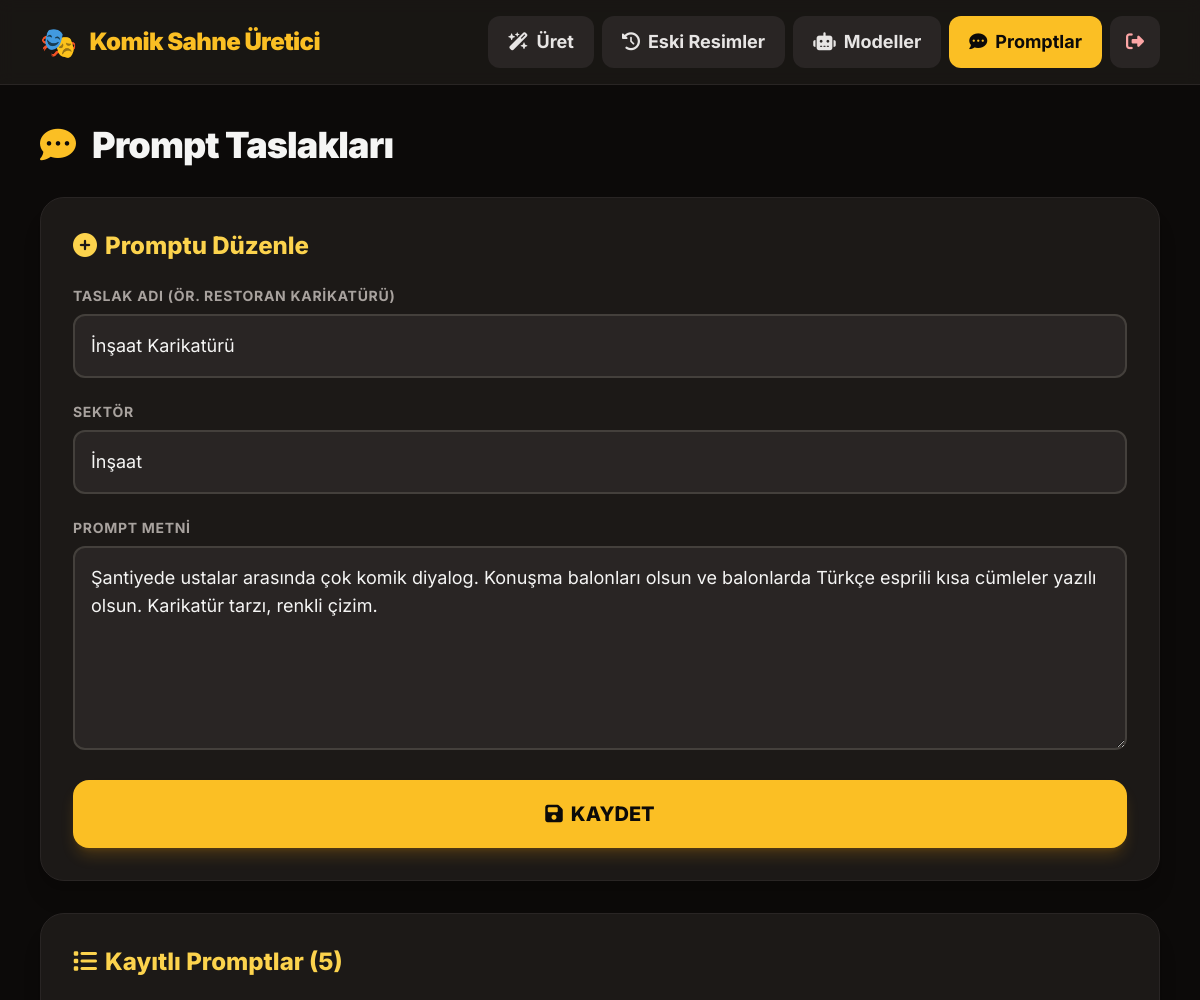
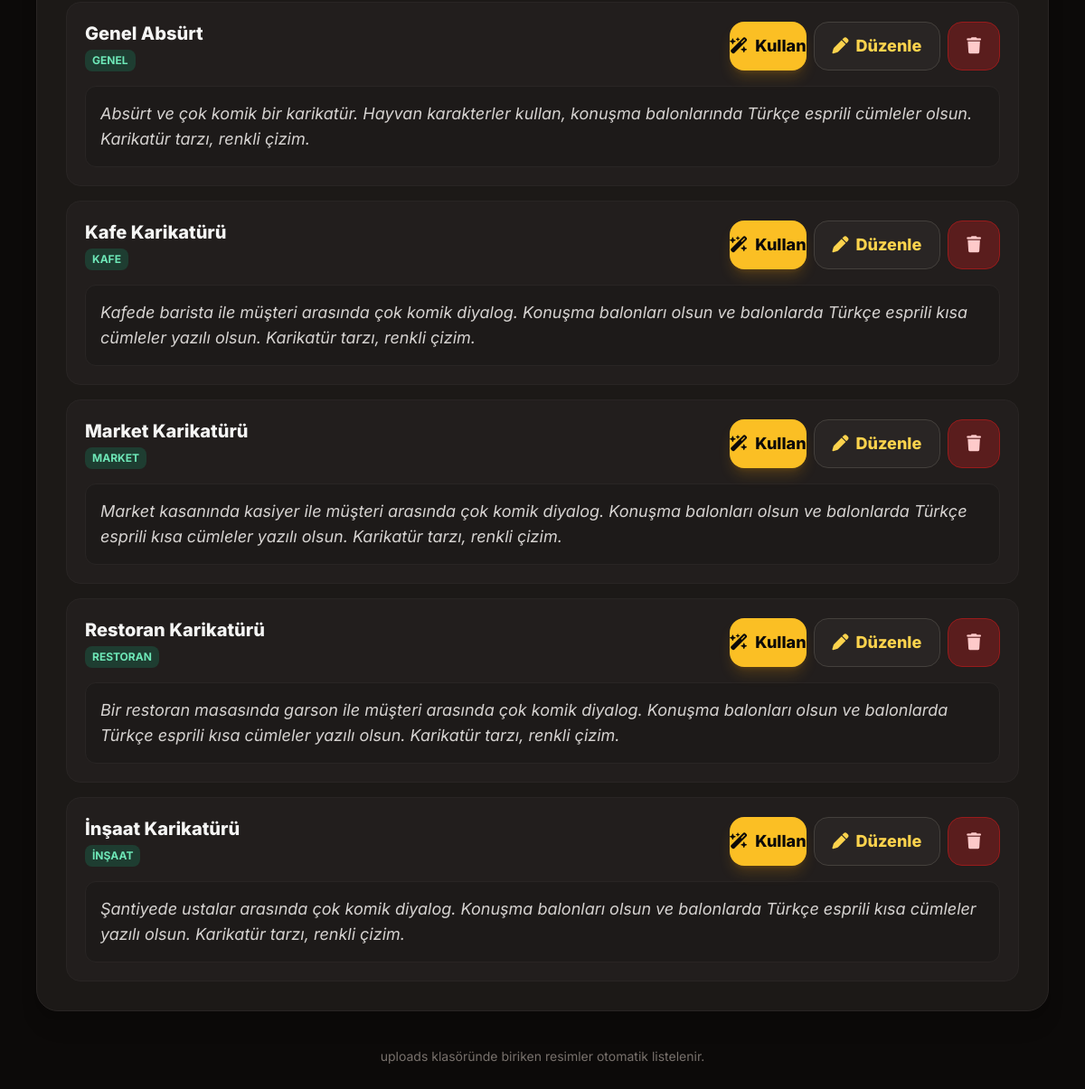
The page /prompts.php?duzenle=2 (signed in) on the database its author committed (2 pictures, top to bottom).
### tables this page shows
CREATE TABLE promptlar (
        id INTEGER PRIMARY KEY AUTOINCREMENT,
        ad TEXT NOT NULL,
        sektor TEXT NOT NULL DEFAULT '',
        metin TEXT NOT NULL
    );

### prompts.php (the view, shortened to what this page needs)
<?php
require __DIR__ . '/config.php';
$pdo = db();
$duzenle = null;
if (!empty($_GET['duzenle'])) {
    $h = $pdo->prepare("SELECT * FROM promptlar WHERE id=?");
    $h->execute([(int)$_GET['duzenle']]);
    $duzenle = $h->fetch() ?: null;
}
$promptlar = $pdo->query("SELECT * FROM promptlar ORDER BY sektor, ad")->fetchAll();
?>
<div class="space-y-8">
  <div class="flex items-center gap-4">
    <i class="fa-solid fa-comment-dots text-4xl text-amber-400"></i>
    <h1 class="font-black text-3xl md:text-4xl tracking-tight">Prompt Taslakları</h1>
  </div>
  <div class="card">
    <h2 class="font-extrabold text-2xl mb-6 text-amber-300">
      <i class="fa-solid fa-circle-plus mr-2"></i><?= $duzenle ? 'Promptu Düzenle' : 'Yeni Prompt Ekle' ?>
    </h2>
    <form method="post" class="space-y-6">
      <div>
        <label class="label">Taslak Adı (ör. Restoran Karikatürü)</label>
        <input class="input" type="text" name="ad" required value="<?= htmlspecialchars($duzenle['ad'] ?? '') ?>" placeholder="Seçim kutusunda görünecek ad">
      </div>
      <div>
        <label class="label">Sektör</label>
        <input class="input" type="text" name="sektor" list="sektor_onerileri" value="<?= htmlspecialchars($duzenle['sektor'] ?? '') ?>" placeholder="Ör. Restoran">
      </div>
      <div>
        <label class="label">Prompt Metni</label>
        <textarea class="input" name="metin" rows="6" required placeholder="Resim için istediğin sahneyi yaz..."><?= htmlspecialchars($duzenle['metin'] ?? '') ?></textarea>
      </div>
      <button type="submit" class="btn-main">
        <i class="fa-solid <?= $duzenle ? 'fa-floppy-disk' : 'fa-circle-plus' ?>"></i>
        <?= $duzenle ? 'KAYDET' : 'PROMPTU EKLE' ?>
      </button>
    </form>
  </div>
  <div class="card">
    <h2 class="font-extrabold text-2xl mb-6 text-amber-300"><i class="fa-solid fa-list mr-2"></i>Kayıtlı Promptlar (<?= count($promptlar) ?>)</h2>
    <?php if (!$promptlar): ?>
      <div class="text-center py-10 text-stone-400">
        <i class="fa-solid fa-comment-dots text-6xl mb-4 text-stone-700"></i>
        <p class="text-2xl font-bold">Henüz prompt yok.</p>
        <p class="mt-2">Yukarıdan ilk taslağını ekle.</p>
      </div>
    <?php else: ?>
      <div class="space-y-4">
        <?php foreach ($promptlar as $p): ?>
          <div class="rounded-2xl border border-stone-800 bg-stone-800/50 p-5">
            <div class="flex flex-col md:flex-row md:items-center justify-between gap-4 md:gap-6">
              <div>
                <div class="font-extrabold text-xl"><?= htmlspecialchars($p['ad']) ?></div>
                <?php if ($p['sektor'] !== ''): ?>
                  <span class="inline-block mt-1 text-xs font-bold uppercase px-2 py-1 rounded-lg bg-emerald-500/20 text-emerald-300"><?= htmlspecialchars($p['sektor']) ?></span>
                <?php endif; ?>
              </div>
              <div class="flex gap-2 shrink-0">
                <a href="generate.php?prompt_id=<?= (int)$p['id'] ?>" class="btn-main !py-2 !text-lg md:w-auto"><i class="fa-solid fa-wand-magic-sparkles"></i> Kullan</a>
                <a href="prompts.php?duzenle=<?= (int)$p['id'] ?>" class="btn-ikincil"><i class="fa-solid fa-pen"></i> Düzenle</a>
                <a href="prompts.php?sil=<?= (int)$p['id'] ?>" class="btn-tehlike" onclick="return confirm('Bu prompt silinsin mi?')"><i class="fa-solid fa-trash"></i></a>
              </div>
            </div>
            <div class="mt-4 text-stone-300 text-lg rounded-xl bg-stone-900/70 border border-stone-800 p-4 italic"><?= nl2br(htmlspecialchars($p['metin'])) ?></div>
          </div>
        <?php endforeach; ?>
      </div>
    <?php endif; ?>
  </div>
</div>

### config.php (style rules this page uses)
.input { @apply w-full rounded-xl bg-stone-800 border-2 border-stone-700 px-4 py-4 text-lg text-stone-100 placeholder-stone-500 focus:outline-none focus:border-amber-400 transition; }
.label { @apply block text-sm font-bold uppercase tracking-wider text-stone-400 mb-2; }
.btn-main { @apply inline-flex items-center justify-center gap-2 w-full rounded-2xl bg-amber-400 hover:bg-amber-300 text-stone-950 text-xl font-extrabold py-5 shadow-lg shadow-amber-500/20 transition active:scale-95; }
.btn-ikincil { @apply inline-flex items-center justify-center gap-2 rounded-2xl bg-stone-800 hover:bg-stone-700 text-amber-300 text-lg font-extrabold px-5 py-3 border border-stone-700 transition active:scale-95; }
.btn-tehlike { @apply inline-flex items-center justify-center gap-2 rounded-2xl bg-red-900/60 hover:bg-red-800 text-red-200 text-lg font-extrabold px-5 py-3 border border-red-800 transition active:scale-95; }
.card { @apply bg-stone-900 border border-stone-800 rounded-3xl p-6 md:p-8 shadow-xl; }

### rows shown on the page
promptlar: ad "İnşaat Karikatürü", sektor "İnşaat", metin "Şantiyede ustalar arasında çok komik diyalog. Konuşma balonları olsun ve balonlarda Türkçe esprili kısa cümleler yazılı olsun. Karikatür tarzı, renkli çizim.", sektor "İNŞAAT"
promptlar: ad "Genel Absürt", sektor "GENEL", metin "Absürt ve çok komik bir karikatür. Hayvan karakterler kullan, konuşma balonlarında Türkçe esprili cümleler olsun. Karikatür tarzı, renkli çizim."
promptlar: ad "Kafe Karikatürü", sektor "KAFE", metin "Kafede barista ile müşteri arasında çok komik diyalog. Konuşma balonları olsun ve balonlarda Türkçe esprili kısa cümleler yazılı olsun. Karikatür tarzı, renkli çizim."
promptlar: ad "Market Karikatürü", sektor "MARKET", metin "Market kasanında kasiyer ile müşteri arasında çok komik diyalog. Konuşma balonları olsun ve balonlarda Türkçe esprili kısa cümleler yazılı olsun. Karikatür tarzı, renkli çizim."
promptlar: ad "Restoran Karikatürü", sektor "RESTORAN", metin "Bir restoran masasında garson ile müşteri arasında çok komik diyalog. Konuşma balonları olsun ve balonlarda Türkçe esprili kısa cümleler yazılı olsun. Karikatür tarzı, renkli çizim."

### other values the page prints
$l[0] "Üret"
$l[0] "Eski Resimler"
$l[0] "Modeller"
$l[0] "Promptlar"
count($promptlar) "5"
